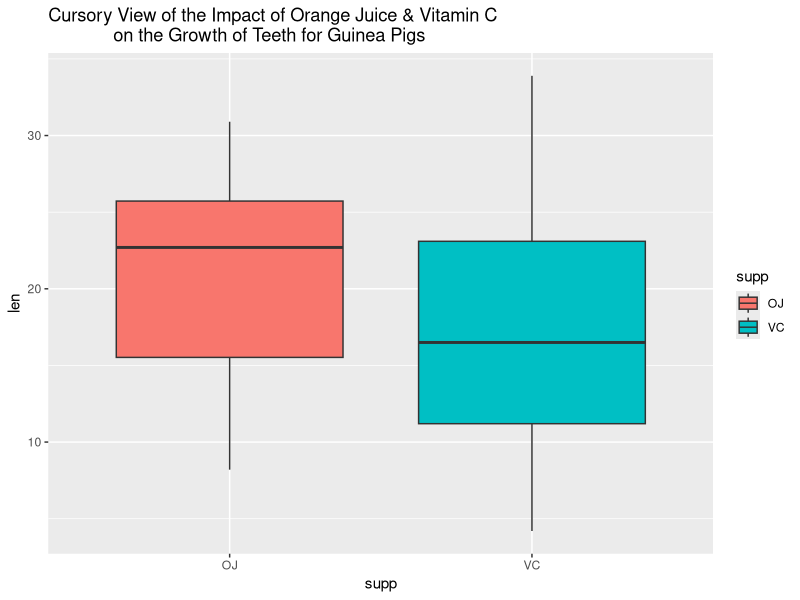
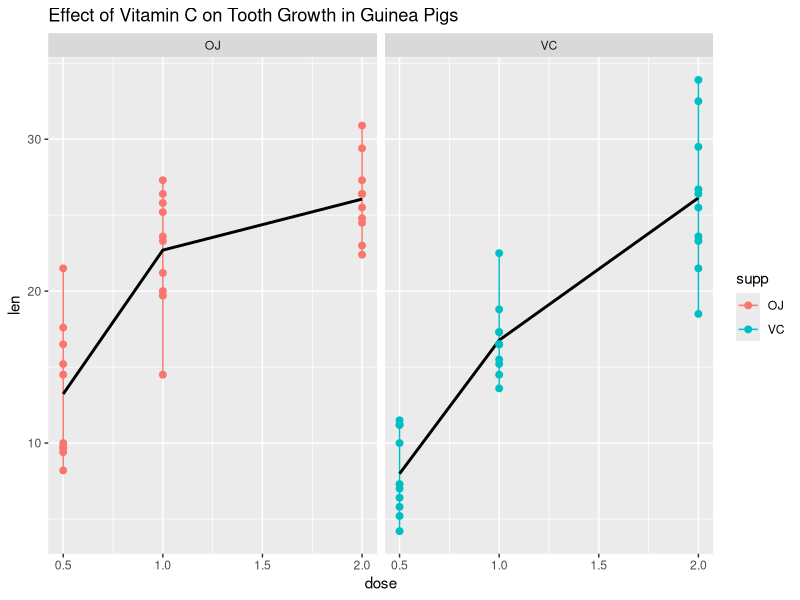
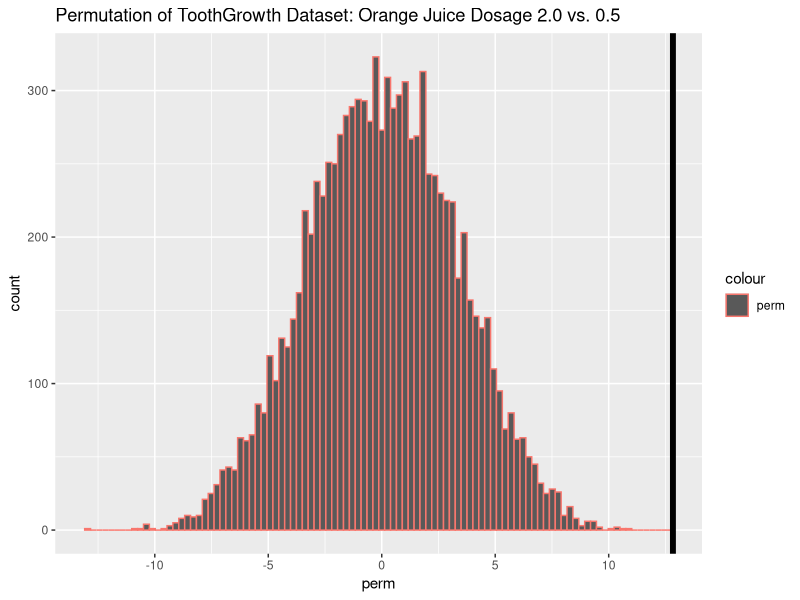
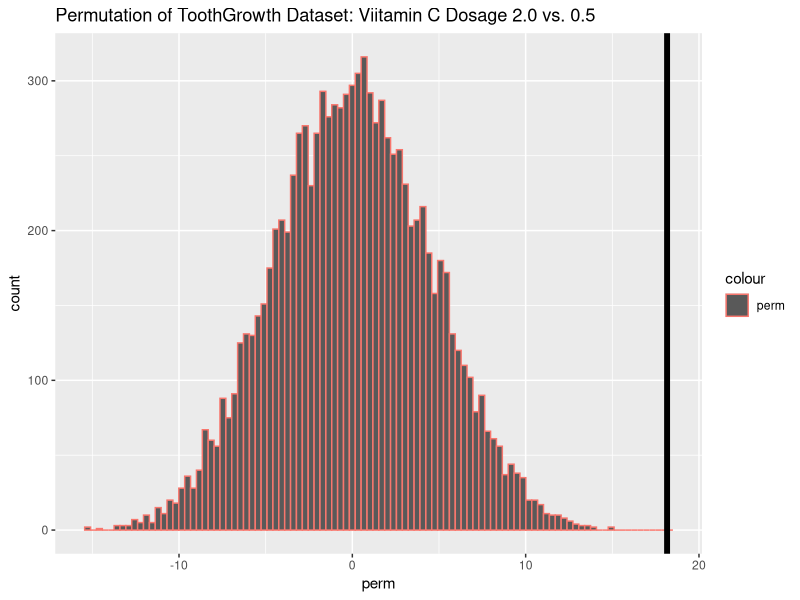
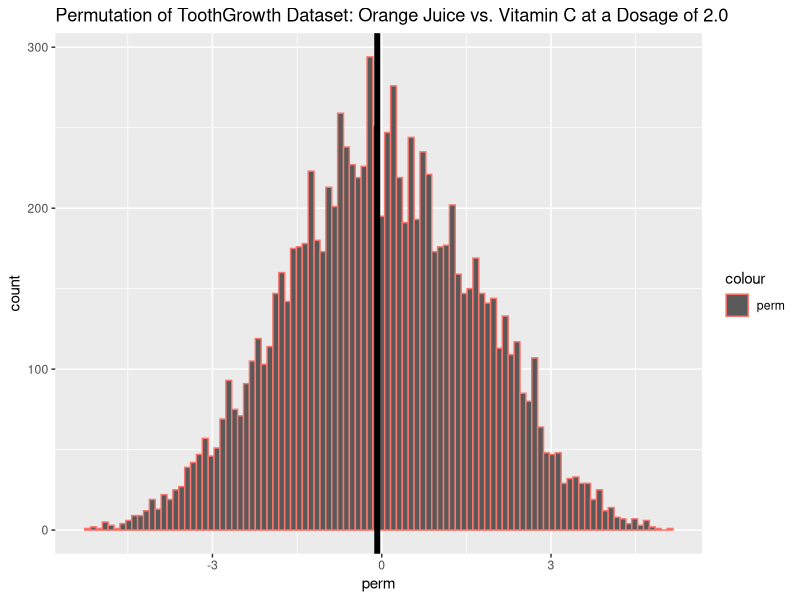

Write the R code that produced these figures, in order.
## ---- chunk 1
suppressMessages(library(datasets,warn.conflicts=FALSE, quietly=TRUE))
suppressMessages(library(ggplot2,warn.conflicts =FALSE, quietly =TRUE))
suppressMessages(library(dplyr,warn.conflicts =FALSE,quietly =TRUE))
suppressMessages(library(grid,warn.conflicts =FALSE,quietly =TRUE))
suppressMessages(library(gridExtra,warn.conflicts =FALSE,quietly =TRUE))
data("ToothGrowth")

check<-select(ToothGrowth,len,supp,dose)%>%group_by(supp,dose)%>%summarize(length=mean(len))
colnames(check)<-c("Supplement", "Dose","Mean Length")
check
## ---- chunk 2
g<-ggplot(ToothGrowth, aes(x= supp, y = len, fill=supp))
g<-g+geom_boxplot()
g<-g+ggtitle("Cursory View of the Impact of Orange Juice & Vitamin C
             on the Growth of Teeth for Guinea Pigs")
g

## ---- chunk 3
g<-ggplot(ToothGrowth,aes(x=dose,y=len, color=supp, group=dose))
g<-g+geom_line()
g<-g+stat_summary(aes(group = 0.5),geom="line", fun.y = mean,size=1,col="black")
g<-g+facet_grid(.~supp)
g<-g+geom_point(size=2)
g<-g+ggtitle("Effect of Vitamin C on Tooth Growth in Guinea Pigs")
g

## ---- chunk 4

VC1<-subset(ToothGrowth,ToothGrowth$dose=="0.5"& ToothGrowth$supp=="VC")
VC2<-subset(ToothGrowth,ToothGrowth$dose=="1"& ToothGrowth$supp=="VC")
VC3<-subset(ToothGrowth,ToothGrowth$dose=="2"& ToothGrowth$supp=="VC")

int1<-t.test(VC3$len,VC1$len, paired = FALSE, var.equal = FALSE)$conf
pv1<-t.test(VC3$len,VC1$len, paired = FALSE,var.equal = FALSE)$p.value
int2<-t.test(VC2$len,VC1$len, paired = FALSE,var.equal = FALSE)$conf
pv2<-t.test(VC2$len,VC1$len, paired = FALSE,var.equal = FALSE)$p.value
int3<-t.test(VC3$len,VC2$len, paired = FALSE,var.equal = FALSE)$conf
pv3<-t.test(VC3$len,VC2$len, paired = FALSE,var.equal = FALSE)$p.value

OJ1<-subset(ToothGrowth,ToothGrowth$dose=="0.5"& ToothGrowth$supp=="OJ")
OJ2<-subset(ToothGrowth,ToothGrowth$dose=="1"& ToothGrowth$supp=="OJ")
OJ3<-subset(ToothGrowth,ToothGrowth$dose=="2"& ToothGrowth$supp=="OJ")

int4<-t.test(OJ3$len,OJ1$len, paired = FALSE,var.equal = FALSE)$conf
pv4<-t.test(OJ3$len,OJ1$len, paired = FALSE,var.equal = FALSE)$p.value
int5<-t.test(OJ2$len,OJ1$len, paired = FALSE,var.equal = FALSE)$conf
pv5<-t.test(OJ2$len,OJ1$len, paired = FALSE,var.equal = FALSE)$p.value
int6<-t.test(OJ3$len,OJ2$len, paired = FALSE,var.equal = FALSE)$conf
pv6<-t.test(OJ3$len,OJ2$len, paired = FALSE,var.equal = FALSE)$p.value


int7<-t.test(OJ1$len,VC1$len, paired = FALSE, var.equal = FALSE)$conf
pv7<-t.test(OJ1$len,VC1$len, paired = FALSE, var.equal = FALSE)$p.value
int8<-t.test(OJ2$len,VC2$len, paired = FALSE, var.equal = FALSE)$conf
pv8<-t.test(OJ2$len,VC2$len, paired = FALSE, var.equal = FALSE)$p.value
int9<-t.test(OJ3$len,VC3$len, paired = FALSE,var.equal = FALSE)$conf
pv9<-t.test(OJ3$len,VC3$len, paired = FALSE, var.equal = FALSE)$p.value

stat1<-round(rbind(int1,int2,int3,int4,int5,int6),4)
stat2<-rbind(pv1,pv2,pv3,pv4,pv5,pv6)
stat<-cbind(stat1,stat2)
rownames(stat)<-c("Tstat1","Tstat2","Tstat3","Tstat4","Tstat5","Tstat6")
colnames(stat)<-c("Lower Bound","Upper Bound","P-value")
stat
## ---- chunk 5
stat3<-round(rbind(int7,int8,int9),4)
stat4<-rbind(pv7,pv8,pv9)
stat5<-cbind(stat3,stat4)
rownames(stat5)<-c("Tstat7","Tstat8","Tstat9")
colnames(stat5)<-c("Lower Bound","Upper Bound","P-value")
stat5
## ---- chunk 6

subdata<-ToothGrowth[ToothGrowth$dose%in% c("0.5","2"),]
OJsubdata<-subdata[subdata$supp=="OJ",]
OJy<-OJsubdata$len
OJgroup<-as.character(OJsubdata$dose)
testStat<-function(w,g) mean(w[g=="2"]) - mean(w[g=="0.5"])
OJobsstat<-testStat(OJy,OJgroup)
perm<-sapply(1:10000, function(i) testStat(OJy, sample(OJgroup)))
mean(perm>OJobsstat)
g<-ggplot(data.frame(perm), aes(x=perm, color="perm"))
g<-g+geom_histogram(bins = 100)
g<-g+geom_vline(xintercept = OJobsstat, lwd =2)
g<-g+ggtitle("Permutation of ToothGrowth Dataset: Orange Juice Dosage 2.0 vs. 0.5")
g

subdata<-ToothGrowth[ToothGrowth$dose%in% c("0.5","2"),]
VCsubdata<-subdata[subdata$supp=="VC",]
VCy<-VCsubdata$len
VCgroup<-as.character(VCsubdata$dose)
testStat<-function(w,g) mean(w[g=="2"]) - mean(w[g=="0.5"])
VCobsstat<-testStat(VCy,VCgroup)
perm<-sapply(1:10000, function(i) testStat(VCy, sample(VCgroup)))
mean(perm>VCobsstat)
g<-ggplot(data.frame(perm), aes(x=perm, color="perm"))
g<-g+geom_histogram(bins = 100)
g<-g+geom_vline(xintercept = VCobsstat, lwd =2)
g<-g+ggtitle("Permutation of ToothGrowth Dataset: Viitamin C Dosage 2.0 vs. 0.5")
g

subdata<-ToothGrowth[ToothGrowth$dose%in% c("2"),]
y<-subdata$len
group<-as.character(subdata$supp)
testStat<-function(w,g) mean(w[g=="OJ"]) - mean(w[g=="VC"])
obsstat<-testStat(y,group)
perm<-sapply(1:10000, function(i) testStat(y, sample(group)))
mean(perm>obsstat)
g<-ggplot(data.frame(perm), aes(x=perm, color="perm"))
g<-g+geom_histogram(bins = 100)
g<-g+geom_vline(xintercept = obsstat, lwd =2)
g<-g+ggtitle("Permutation of ToothGrowth Dataset: Orange Juice vs. Vitamin C at a Dosage of 2.0")
g

